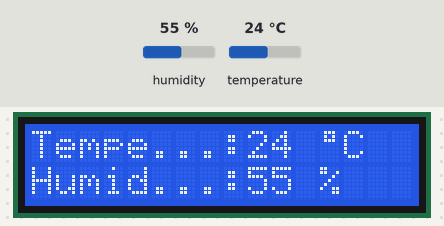
Bench run of a program on a simulated Arduino Uno, built with avr-gcc and run on an emulated ATmega328P. On the bench: 16×2 character LCD. The test bench sets the inputs (shaded band); at power-on: humidity 55 %, temperature 24 °C.

Above: at 1.2 s.
1.3 s: humidity set to 22 %
At 2.8 s:
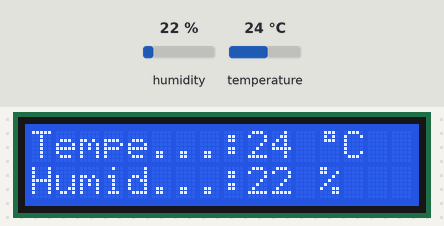
4.0 s: temperature set to 12 °C
At 5.2 s:
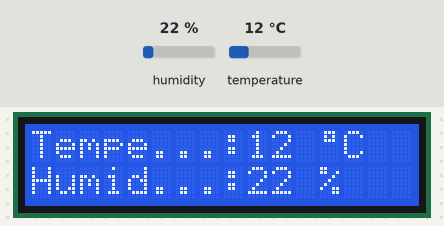
6.7 s: humidity set to 40 %
At 8.9 s:
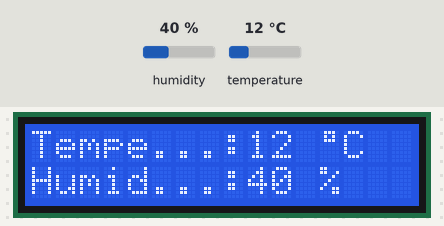
9.7 s: temperature set to 19 °C
At 11.3 s:
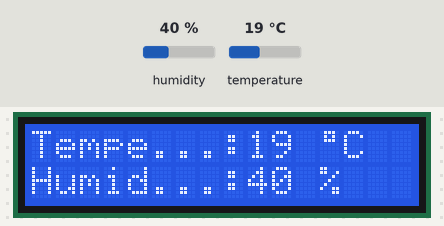
Timing chart, 0 to 12.8 s (numbered marks = the images above; inputs shaded):
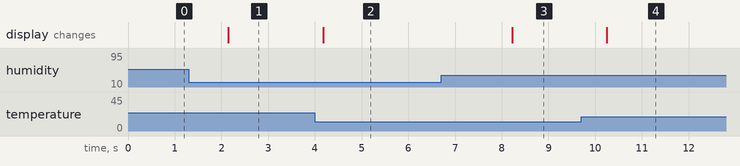

The program:

main.cpp
```cpp
#include <Arduino.h>
#include <DHT_U.h>
#include <LiquidCrystal_I2C.h>

const int dhtPin = 2;
const int dhtType = DHT11;

DHT dht(dhtPin, dhtType);
LiquidCrystal_I2C lcd(0x27, 16, 2);

byte degree[8] = {
    0B01110,
    0B01010,
    0B01110,
    0B00000,
    0B00000,
    0B00000,
    0B00000,
    0B00000};

void setup()
{
  Serial.begin(9600);

  lcd.init();
  lcd.backlight();

  lcd.print("Tempe...: ");
  lcd.setCursor(0, 1);
  lcd.print("Humid...: ");
  lcd.createChar(1, degree);
  dht.begin();
}

void loop()
{
  float humid = dht.readHumidity();
  float temp = dht.readTemperature();

  lcd.setCursor(9, 0);
  lcd.print(round(temp));
  lcd.print(" ");
  lcd.write(1);
  lcd.print("C");

  lcd.setCursor(9, 1);
  lcd.print(round(humid));
  lcd.print(" %");
}
```

Measured:
- after the input at 1.3 s, the display: changes after 0.85 s (image 1)
- after the input at 4.0 s, the display: changes after 0.17 s (image 2)
- after the input at 6.7 s, the display: changes after 1.5 s (image 3)
- after the input at 9.7 s, the display: changes after 0.55 s (image 4)
